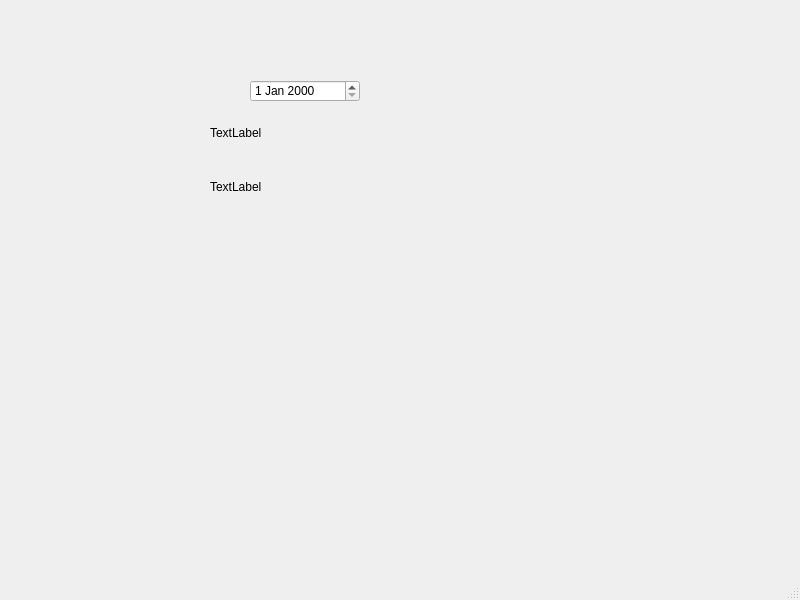
<?xml version="1.0" encoding="UTF-8"?>
<ui version="4.0">
 <class>MainWindow</class>
 <widget class="QMainWindow" name="MainWindow">
  <property name="geometry">
   <rect>
    <x>0</x>
    <y>0</y>
    <width>800</width>
    <height>600</height>
   </rect>
  </property>
  <property name="windowTitle">
   <string>MainWindow</string>
  </property>
  <widget class="QWidget" name="centralwidget">
   <widget class="QStackedWidget" name="stackedWidget">
    <property name="geometry">
     <rect>
      <x>150</x>
      <y>70</y>
      <width>261</width>
      <height>201</height>
     </rect>
    </property>
    <property name="currentIndex">
     <number>0</number>
    </property>
    <widget class="QWidget" name="page">
     <widget class="QWidget" name="gridLayoutWidget">
      <property name="geometry">
       <rect>
        <x>60</x>
        <y>39</y>
        <width>160</width>
        <height>101</height>
       </rect>
      </property>
      <layout class="QGridLayout" name="gridLayout">
       <item row="1" column="0">
        <widget class="QLabel" name="label">
         <property name="text">
          <string>TextLabel</string>
         </property>
        </widget>
       </item>
       <item row="0" column="0">
        <widget class="QLabel" name="label_2">
         <property name="text">
          <string>TextLabel</string>
         </property>
        </widget>
       </item>
      </layout>
     </widget>
     <widget class="QDateEdit" name="a">
      <property name="geometry">
       <rect>
        <x>100</x>
        <y>10</y>
        <width>110</width>
        <height>22</height>
       </rect>
      </property>
     </widget>
    </widget>
    <widget class="QWidget" name="page_2">
     <widget class="QWidget" name="gridLayoutWidget_2">
      <property name="geometry">
       <rect>
        <x>29</x>
        <y>59</y>
        <width>211</width>
        <height>121</height>
       </rect>
      </property>
      <layout class="QGridLayout" name="gridLayout_2">
       <item row="1" column="0">
        <widget class="QPushButton" name="pushButton_2">
         <property name="text">
          <string>PushButton</string>
         </property>
        </widget>
       </item>
       <item row="0" column="0">
        <widget class="QToolButton" name="toolButton">
         <property name="text">
          <string>...</string>
         </property>
        </widget>
       </item>
      </layout>
     </widget>
     <widget class="QPushButton" name="pushButton">
      <property name="geometry">
       <rect>
        <x>70</x>
        <y>30</y>
        <width>75</width>
        <height>23</height>
       </rect>
      </property>
      <property name="text">
       <string>PushButton</string>
      </property>
     </widget>
    </widget>
   </widget>
  </widget>
  <widget class="QMenuBar" name="menubar">
   <property name="geometry">
    <rect>
     <x>0</x>
     <y>0</y>
     <width>800</width>
     <height>21</height>
    </rect>
   </property>
  </widget>
  <widget class="QStatusBar" name="statusbar"/>
 </widget>
 <resources/>
 <connections/>
</ui>
